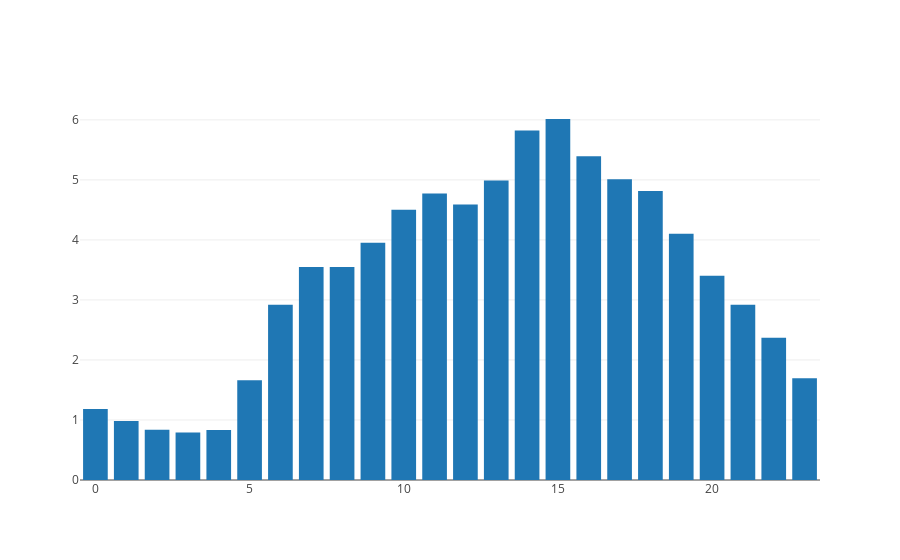

Notebook code for this chart:
### Code cell
# Create a trace
trace = go.Bar(
    x = ura_avg["Ura v dnevu"],
    y = ura_avg["sum"]
)

data = [trace]
iplot(data, filename='basic-bar')

### Figure 1 — Plotly figure (JSON) as saved in the notebook; plotly's stock layout.template omitted (floating-point values rounded to 4 significant figures)
{"data": [{"type": "bar", "x": [0, 1, 2, 3, 4, 5, 6, 7, 8, 9, 10, 11, 12, 13, 14, 15, 16, 17, 18, 19, 20, 21, 22, 23], "y": [1.182, 0.9841, 0.8355, 0.7902, 0.8337, 1.661, 2.919, 3.55, 3.549, 3.951, 4.501, 4.773, 4.59, 4.99, 5.822, 6.015, 5.393, 5.009, 4.814, 4.104, 3.402, 2.919, 2.37, 1.695]}], "layout": {}}
